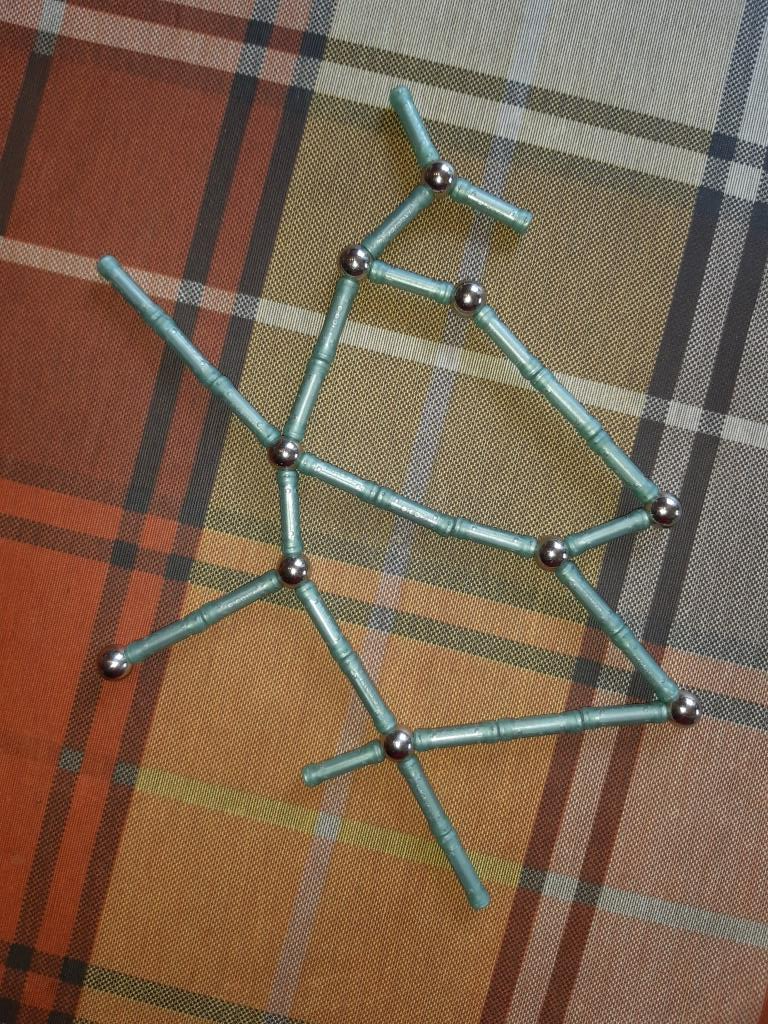
#> input picture Задание 2/образцы/10.jpg, 768 x 1024 px
$ python task2.py
#> lines starting #> are read from the running program, lines starting #| are printed output that depends on the picture; after the words box and inside, x2 and y2 are one past the last pixel; in counts of white or black regions, pixels touching at a corner belong together
import numpy as np
import cv2
import skimage.morphology as morphology


def skelet_1(photo):
    _, threshold = cv2.threshold(photo, 80, 1, type=cv2.THRESH_BINARY_INV)
    photo_bin = morphology.binary_closing(threshold, morphology.star(10))
    skeleton = morphology.skeletonize(photo_bin).astype(np.uint8)
    skeleton[:60, :] = 0
    skeleton[-60:, :] = 0
    skeleton[:, :60] = 0
    skeleton[:, -60:] = 0
    skeleton = morphology.dilation(skeleton, morphology.disk(3))
    return skeleton


def skelet_2(photo_color):
    hsv = cv2.cvtColor(photo_color, cv2.COLOR_BGR2HSV)  # Преобразуем в HSV
    color_low = (33, 45, 35)
    color_high = (140, 220, 255)
    img_hsv = cv2.inRange(hsv, color_low, color_high)
    img_hsv = morphology.erosion(img_hsv, morphology.disk(1))
    img_hsv = morphology.dilation(img_hsv, morphology.disk(10))
    _, threshold = cv2.threshold(img_hsv, 80, 1, type=cv2.THRESH_BINARY)
    photo_bin = morphology.binary_closing(threshold, morphology.star(10))
    skeleton = morphology.skeletonize(photo_bin).astype(np.uint8)
    skeleton = morphology.dilation(skeleton, morphology.disk(5))
    skeleton[:60, :] = 0
    skeleton[-60:, :] = 0
    skeleton[:, :60] = 0
    skeleton[:, -60:] = 0
    return skeleton


def main(skeleton):
    p = []
    cnts, _ = cv2.findContours(skeleton, cv2.RETR_LIST, cv2.CHAIN_APPROX_SIMPLE)
    cnts_norm = []

    for i in range(len(cnts) - 1, -1, -1):  # убираем слишком маленькие контуры
        if cv2.arcLength(cnts[i], True) >= 200:
            cnts_norm.append(cnts[i])
    cnts = cnts_norm
    if len(cnts) == 6:
        return 3
    elif len(cnts) == 5:
        return 1
    for c in cnts:
        p.append(cv2.arcLength(c, True))  # периметр
    circles = []
    for c in cnts:  # поиск угловых точек
        p = cv2.arcLength(c, True)
        angles = cv2.approxPolyDP(c, 0.025 * p, True)  # угловые точки
        for n, i in enumerate(angles):  # не добавляем уже добавленные
            flag = False
            if len(circles):
                for k in circles:
                    if abs(k[0] - i[0, 0]) + abs(k[1] - i[0, 1]) < 100:
                        flag = True
                        break
            if not flag:
                circles.append([i[0, 0], i[0, 1]])
    stepeni = []
    for circle in circles:  # степени полученных углов
        newy_min = min(circle[0] - 48, skeleton.shape[0])
        newy_max = min(circle[0] + 48, skeleton.shape[0])
        newx_min = min(circle[1] - 48, skeleton.shape[1])
        newx_max = min(circle[1] + 48, skeleton.shape[1])
        new_pic = skeleton[newx_min: newx_max, newy_min: newy_max]
        new_pic = morphology.erosion(new_pic, morphology.star(2))
        new_pic = (new_pic * 255).astype(np.uint8)
        cnts, _ = cv2.findContours(new_pic, cv2.RETR_LIST, cv2.CHAIN_APPROX_SIMPLE)
        coordinates_list = []
        for c in cnts:
            p = cv2.arcLength(c, True)
            angles = cv2.approxPolyDP(c, 0.025 * p, True)  # угловые точки
            for i in range(0, len(angles)):
                coordinates_list.append([angles[i][0, 0], angles[i][0, 1]])
        st = 0
        for i in coordinates_list:
            if abs(i[0] - new_pic.shape[1]) < 2 or abs(i[1] - new_pic.shape[0]) < 2 or \
                    abs(i[0]) < 2 or abs(i[1]) < 2:
                st += 1
        stepeni.append(st)

    if (np.array(stepeni) == 4).sum() >= 2:
        return 4
    else:
        return 2


print("Введите номер задачи: 1 для изображения на однотонном фоне, 2 для общего случая")
num = int(input())
#> the answer given: 3
print("Введите имя файла (*.jpg). "
      "Он должен находиться в той же папке, что и программа. Введите '0', чтобы прервать.")
name = input()
#> the answer given: образцы/10.jpg
while name != '0':
    photo = cv2.imread(name, cv2.IMREAD_GRAYSCALE)
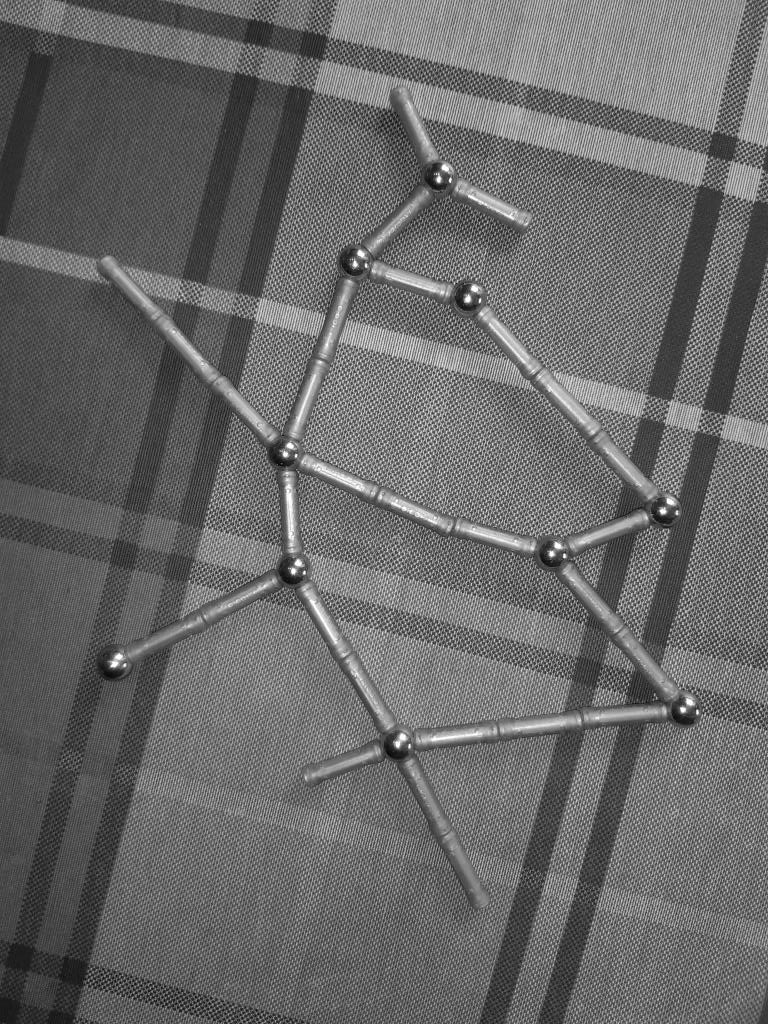
#> photo: shape (1024, 768); min 0, max 255, mean 104.5
    photo_color = cv2.imread(name, cv2.IMREAD_COLOR)
#> photo_color is the input picture: shape (1024, 768, 3); mean B, G, R 79.5, 99.7, 123.5
    if num == 1:
        skeleton = skelet_1(photo)
    else:
        skeleton = skelet_2(photo_color)
#> in skelet_2, `hsv = cv2.cvtColor(photo_color, cv2.COLOR_BGR2HSV)`: hsv: shape (1024, 768, 3); mean H, S, V 24.9, 99.4, 125.7
#> in skelet_2, `img_hsv = cv2.inRange(hsv, color_low, color_high)`:
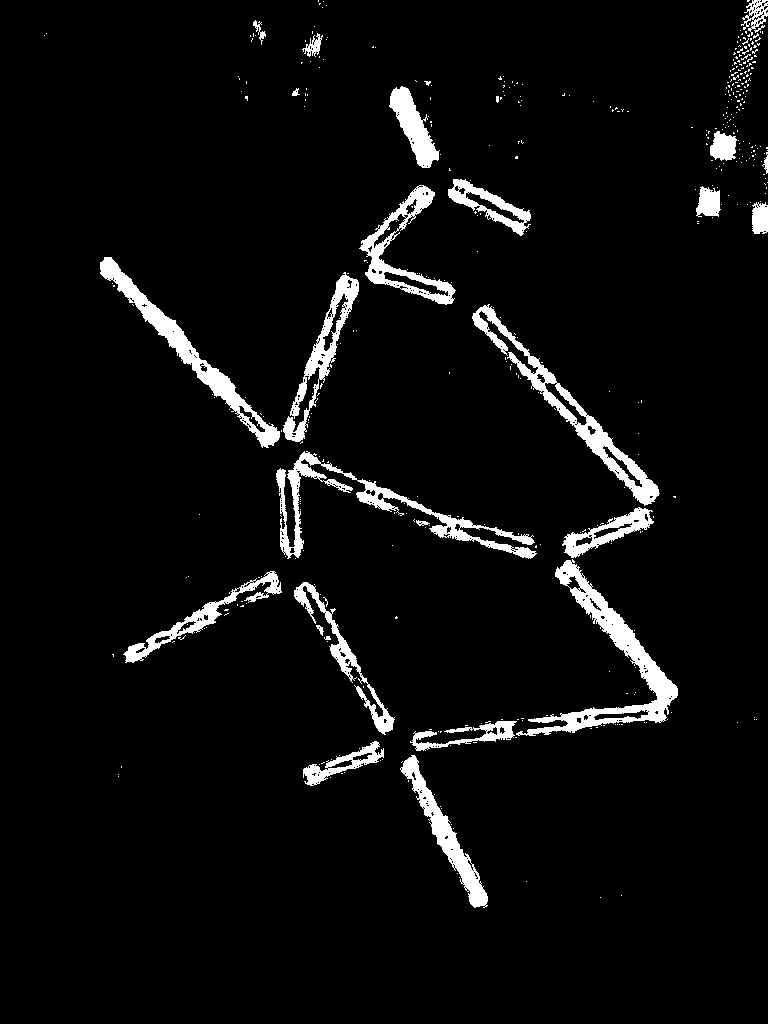
#> img_hsv: shape (1024, 768); 5% white; 448 white regions (422 under 20 px), largest, box (x1, y1, x2, y2) and area: (516, 559, 678, 736) 5211, (472, 304, 660, 506) 4167, (276, 451, 537, 559) 4127
#> in skelet_2, `img_hsv = morphology.erosion(img_hsv, morphology.disk(1))`: img_hsv: shape (1024, 768); 3.4% white; 161 white regions (107 under 20 px), largest, box (x1, y1, x2, y2) and area: (528, 561, 677, 735) 3914, (101, 258, 279, 447) 3194, (402, 756, 487, 907) 2047
#> in skelet_2, `img_hsv = morphology.dilation(img_hsv, morphology.disk(10))`: img_hsv: shape (1024, 768); 13.8% white; 15 white regions, largest, box (x1, y1, x2, y2) and area: (91, 72, 545, 568) 45063, (392, 296, 687, 917) 36318, (115, 563, 404, 795) 15851
#> in skelet_2, `photo_bin = morphology.binary_closing(threshold, morphology.star(10))`:
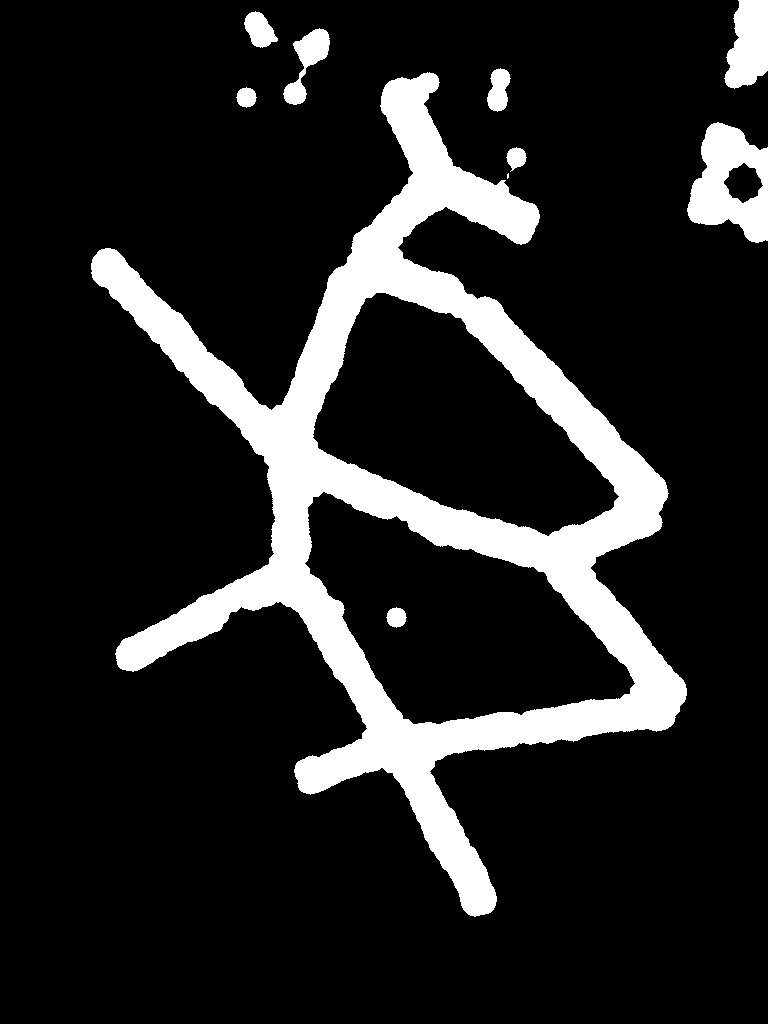
#> photo_bin: shape (1024, 768) bool; 14.5% white; 10 white regions (1 under 20 px), largest, box (x1, y1, x2, y2) and area: (91, 72, 687, 917) 101441, (687, 122, 768, 243) 5865, (724, 0, 768, 89) 2968
#> in skelet_2, `skeleton = morphology.skeletonize(photo_bin).astype(np.uint8)`: skeleton: shape (1024, 768); values 0 (black) and 1 (white), 0.38% white in thin lines or dots, all inside (x1, y1, x2, y2) = (107, 0, 767, 898)
#> in skelet_2, `skeleton = morphology.dilation(skeleton, morphology.disk(5))`: skeleton: shape (1024, 768); values 0 (black) and 1 (white), 4.5% white; 8 white regions, largest, box (x1, y1, x2, y2) and area: (102, 77, 672, 903) 30472, (703, 138, 768, 236) 2417, (729, 0, 759, 84) 1027
#> in skelet_2, `skeleton[:, -60:] = 0`:
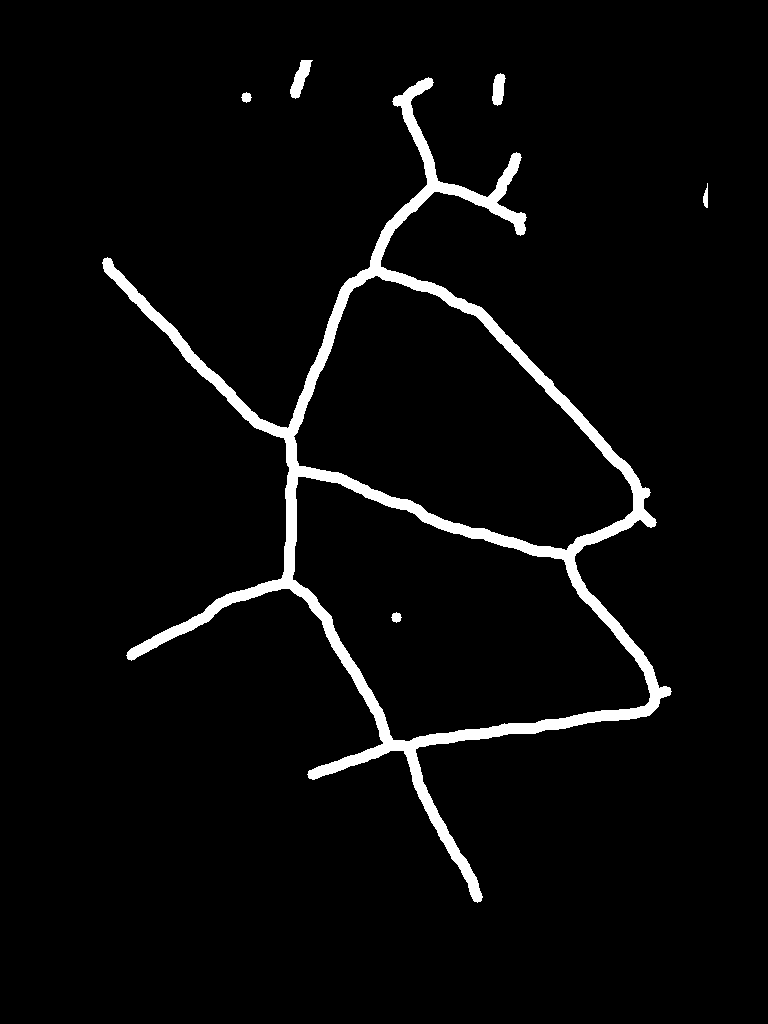
#> skeleton: shape (1024, 768); values 0 (black) and 1 (white), 4% white; 6 white regions
    ans = main(skeleton)
#> in main, `cnts, _ = cv2.findContours(skeleton, cv2.RETR_LIST, cv2.CHAIN_APPROX_S..`: cnts = 8 contours; box (x1, y1, x2, y2) and area: (102, 77, 672, 903) 137249, (292, 476, 651, 742) 55581, (293, 275, 634, 551) 53698, (290, 60, 313, 99) 384, (492, 73, 506, 106) 288, (391, 612, 402, 623) 66, (241, 92, 252, 103) 66, (703, 183, 708, 208) 56
#> the loop in main, `for i in range(len(cnts) - 1, -1, -1):` made 8 passes
#> i on passes 1, 2, 3, 5, 6, 7, 8: 7, 6, 5, 3, 2, 1, 0
#> after the loop in main, `for i in range(len(cnts) - 1, -1, -1):`: cnts_norm = 3 contours; box (x1, y1, x2, y2) and area: (102, 77, 672, 903) 137249, (292, 476, 651, 742) 55581, (293, 275, 634, 551) 53698
#> in main, `cnts = cnts_norm`: cnts has the same summary as cnts_norm
#> the loop in main, `for c in cnts:` made 3 passes
#> after the loop in main, `for c in cnts:`: p = [3877.3, 1002.1, 1064.9]
#> the loop in main, `for c in cnts:` made 3 passes
#> p on passes 1 to 3: 3877.3, 1002.1, 1064.9
#> after the loop in main, `for c in cnts:`: circles = [[428, 77], [287, 428], [102, 263], [127, 658], [301, 596], [477, 902], [415, 749], [671, 691], [380, 266], [525, 230], [475, 315], [633, 510], [565, 550]]
#> the loop in main, `for circle in circles:` made 13 passes
#> (circle, newy_min, newy_max, newx_min, newx_max, cnts) on passes 2, 5, 7, 8, 9, 10, 12: ([287, 428], 239, 335, 380, 476, 1 contour; box (x1, y1, x2, y2) and area: (0, 0, 96, 96) 797), ([301, 596], 253, 349, 548, 644, 1 contour; box (x1, y1, x2, y2) and area: (0, 0, 86, 96) 618), ([415, 749], 367, 463, 701, 768, 1 contour; box (x1, y1, x2, y2) and area: (0, 0, 96, 67) 692), ([671, 691], 623, 719, 643, 739, 1 contour; box (x1, y1, x2, y2) and area: (0, 0, 46, 74) 472), ([380, 266], 332, 428, 218, 314, 1 contour; box (x1, y1, x2, y2) and area: (1, 0, 96, 96) 732), ([525, 230], 477, 573, 182, 278, 1 contour; box (x1, y1, x2, y2) and area: (0, 0, 47, 51) 370), ([633, 510], 585, 681, 462, 558, 1 contour; box (x1, y1, x2, y2) and area: (0, 0, 69, 81) 612)
#> (circle, newy_min, newy_max, newx_min, newx_max) on passes 1, 3, 4, 6, 11, 13: ([428, 77], 380, 476, 29, 125), ([102, 263], 54, 150, 215, 311), ([127, 658], 79, 175, 610, 706), ([477, 902], 429, 525, 768, 768), ([475, 315], 427, 523, 267, 363), ([565, 550], 517, 613, 502, 598)
#> pass 1, in main, `new_pic = morphology.erosion(new_pic, morphology.star(2))`:
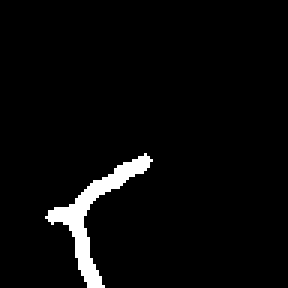
#> new_pic: shape (96, 96) (shown 3 times larger); values 0 (black) and 1 (white), 3.6% white; 1 white region, box (x1, y1, x2, y2) and area: (15, 51, 51, 96) 332
#> pass 2, in main, `new_pic = skeleton[newx_min: newx_max, newy_min: newy_max]`:
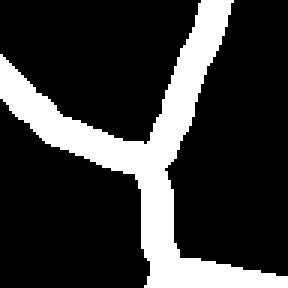
#> new_pic: shape (96, 96) (shown 3 times larger); values 0 (black) and 1 (white), 21.1% white; 1 white region, box (x1, y1, x2, y2) and area: (0, 0, 96, 96) 1944
#> after the loop in main, `for circle in circles:`:
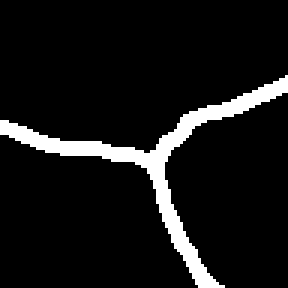
#> new_pic: shape (96, 96) (shown 3 times larger); 8.4% white; 1 white region, box (x1, y1, x2, y2) and area: (0, 25, 96, 96) 775
#> after the loop in main, `for circle in circles:`: stepeni = [2, 4, 1, 2, 3, 0, 4, 2, 3, 2, 2, 3, 3]
#> ans = 4
    print('Граф типа ', ans)
#| Граф типа  4
    print("Введите имя файла. "
          "Он должен находиться в той же папке, что и программа. Введите '0', чтобы прервать.")
    name = input()
#> the answer given: образцы/13.jpg
#> pass 2 of the loop `while name != '0':`:
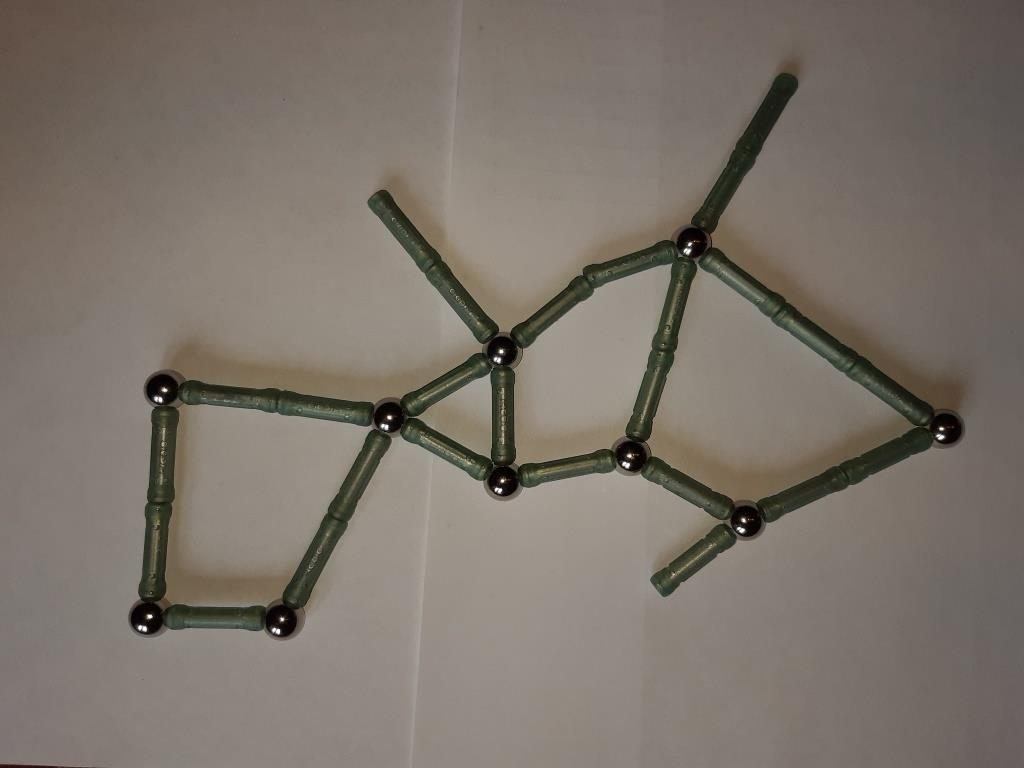
#> input picture Задание 2/образцы/13.jpg, 1024 x 768 px
#> photo: shape (768, 1024)
#> photo_color is the input picture: shape (768, 1024, 3); mean B, G, R 106.4, 115, 123.6
#> hsv: shape (768, 1024, 3); mean H, S, V 15.1, 39.2, 123.9
#> in skelet_2 (call 2), `img_hsv = cv2.inRange(hsv, color_low, color_high)`:
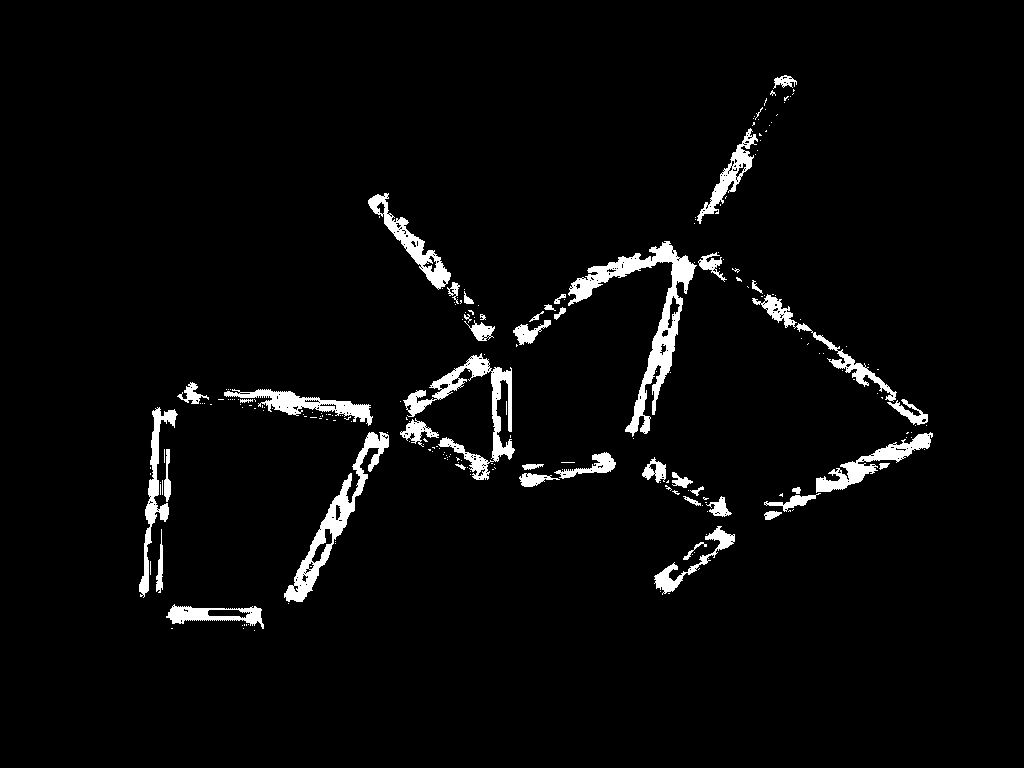
#> img_hsv: shape (768, 1024); 3.6% white; 228 white regions (184 under 20 px), largest, box (x1, y1, x2, y2) and area: (568, 241, 697, 437) 4668, (403, 353, 515, 480) 3062, (284, 432, 389, 602) 2999
#> threshold: shape (768, 1024); values 0 (black) and 1 (white), 11.1% white; 7 white regions, largest, box (x1, y1, x2, y2) and area: (215, 184, 625, 611) 34048, (504, 232, 942, 529) 29204, (130, 373, 211, 604) 8430
#> photo_bin: shape (768, 1024) bool; 12% white; 2 white regions, box (x1, y1, x2, y2) and area: (130, 119, 942, 637) 93475, (765, 67, 805, 96) 881
#> in skelet_2 (call 2), `skeleton = morphology.dilation(skeleton, morphology.disk(5))`:
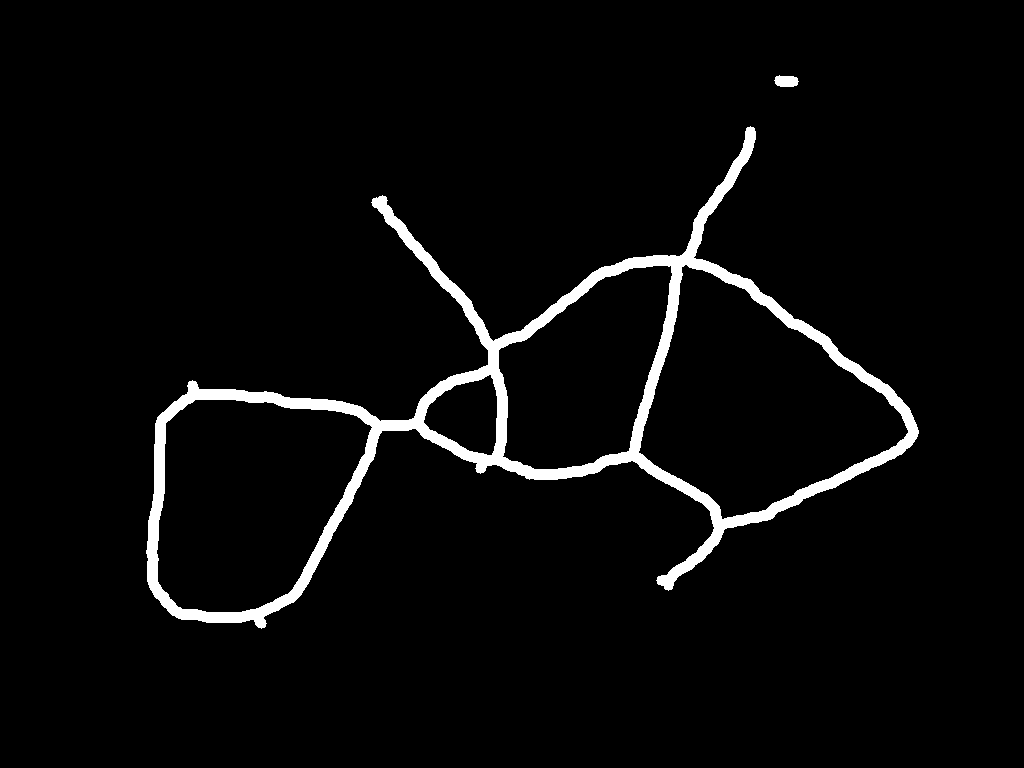
#> skeleton: shape (768, 1024); values 0 (black) and 1 (white), 3.8% white; 2 white regions
#> in main (call 2), `cnts, _ = cv2.findContours(skeleton, cv2.RETR_LIST, cv2.CHAIN_APPROX_S..`: cnts = 6 contours; box (x1, y1, x2, y2) and area: (146, 126, 919, 629) 128130, (638, 264, 909, 520) 38762, (156, 399, 373, 613) 34562, (498, 265, 673, 470) 23861, (423, 374, 498, 456) 4054, (774, 75, 799, 87) 208
#> the loop in main (call 2), `for i in range(len(cnts) - 1, -1, -1):` made 6 passes
#> after the loop in main (call 2), `for i in range(len(cnts) - 1, -1, -1):`: cnts_norm = 5 contours; box (x1, y1, x2, y2) and area: (146, 126, 919, 629) 128130, (638, 264, 909, 520) 38762, (156, 399, 373, 613) 34562, (498, 265, 673, 470) 23861, (423, 374, 498, 456) 4054
#> in main (call 2), `cnts = cnts_norm`: cnts has the same summary as cnts_norm
#> ans = 1
#| Граф типа  1
#> the answer given: образцы/13.jpg
#> (the run stopped early here; a loop or call above may not have finished)
